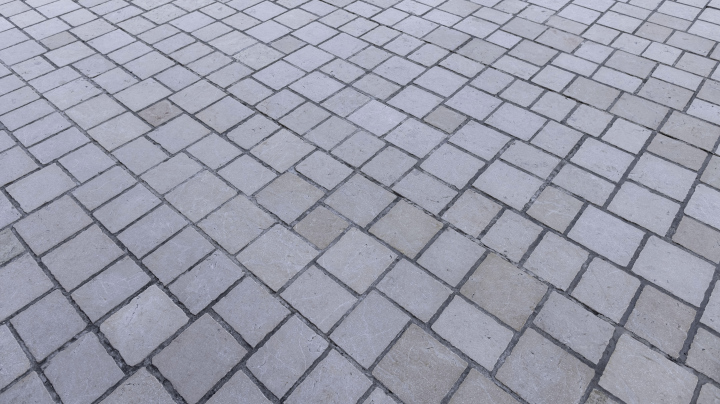
#> input picture kostka.jpg, 720 x 404 px
$ python zad3.py
#> lines starting #> are read from the running program, lines starting #| are printed output that depends on the picture; after the words box and inside, x2 and y2 are one past the last pixel; in counts of white or black regions, pixels touching at a corner belong together
import cv2
import matplotlib.pyplot as plt

image = cv2.imread('kostka.jpg')
#> image is the input picture: shape (404, 720, 3); mean B, G, R 170.3, 155.7, 153.5
gray = cv2.cvtColor(image, cv2.COLOR_BGR2GRAY)

scales = [1.0, 0.75, 0.5, 0.25]

plt.figure(figsize=(15, 5))

for i, scale in enumerate(scales):
    resized = cv2.resize(gray, (0, 0), fx=scale, fy=scale)
    color_copy = cv2.cvtColor(resized, cv2.COLOR_GRAY2BGR)

    _, thresh = cv2.threshold(resized, 140, 255, cv2.THRESH_BINARY)
    contours, _ = cv2.findContours(thresh, cv2.RETR_EXTERNAL, cv2.CHAIN_APPROX_SIMPLE)
    cv2.drawContours(color_copy, contours, -1, (0, 0, 255), 2)
    plt.subplot(1, 4, i+1)
    plt.imshow(cv2.cvtColor(color_copy, cv2.COLOR_BGR2RGB))
    plt.title(f'Skala {int(scale * 100)}% - Konturów: {len(contours)}')
    plt.axis('off')
#> this loop made 4 passes
#> pass 1, `_, thresh = cv2.threshold(resized, 140, 255, cv2.THRESH_BINARY)`:
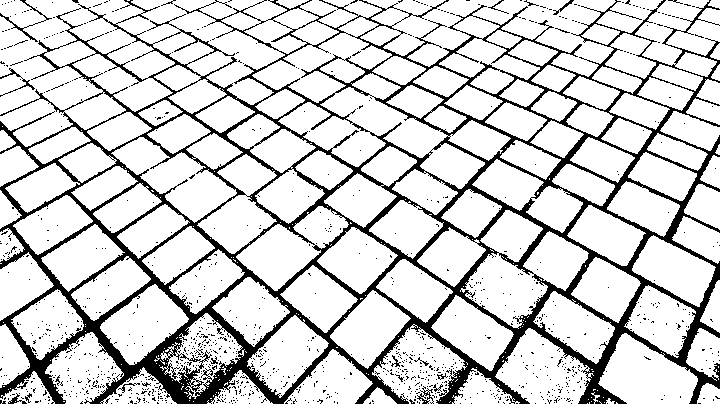
#> thresh: shape (404, 720); 82.2% white; 1104 black regions (1085 under 20 px), largest, box (x1, y1, x2, y2) and area: (0, 0, 720, 404) 48545, (0, 0, 52, 42) 193, (0, 68, 35, 97) 131
#> pass 2, `resized = cv2.resize(gray, (0, 0), fx=scale, fy=scale)`:
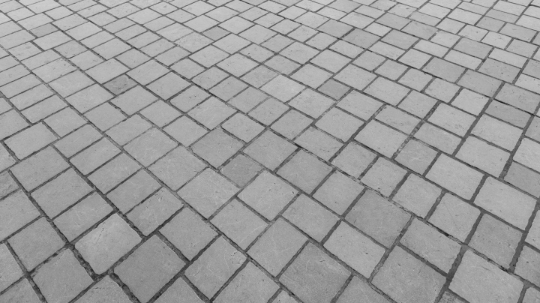
#> resized: shape (303, 540); min 32, max 208, mean 156.6
#> after the loop:
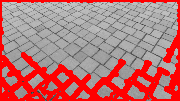
#> color_copy: shape (101, 180, 3); mean B, G, R 118.6, 118.6, 186.4
#> after the loop:
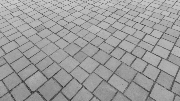
#> resized: shape (101, 180); min 42, max 203, mean 156.8
#> after the loop:
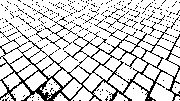
#> thresh: shape (101, 180); 82.1% white; black in thin lines or dots

plt.tight_layout()
plt.show()
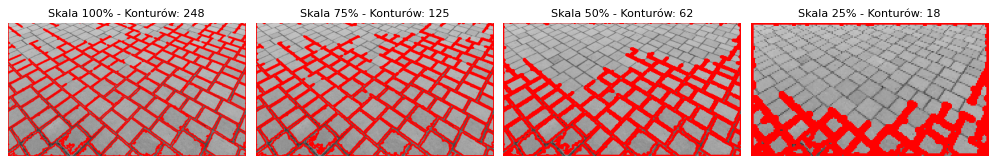
#> figure drawn by matplotlib, 4 panels
